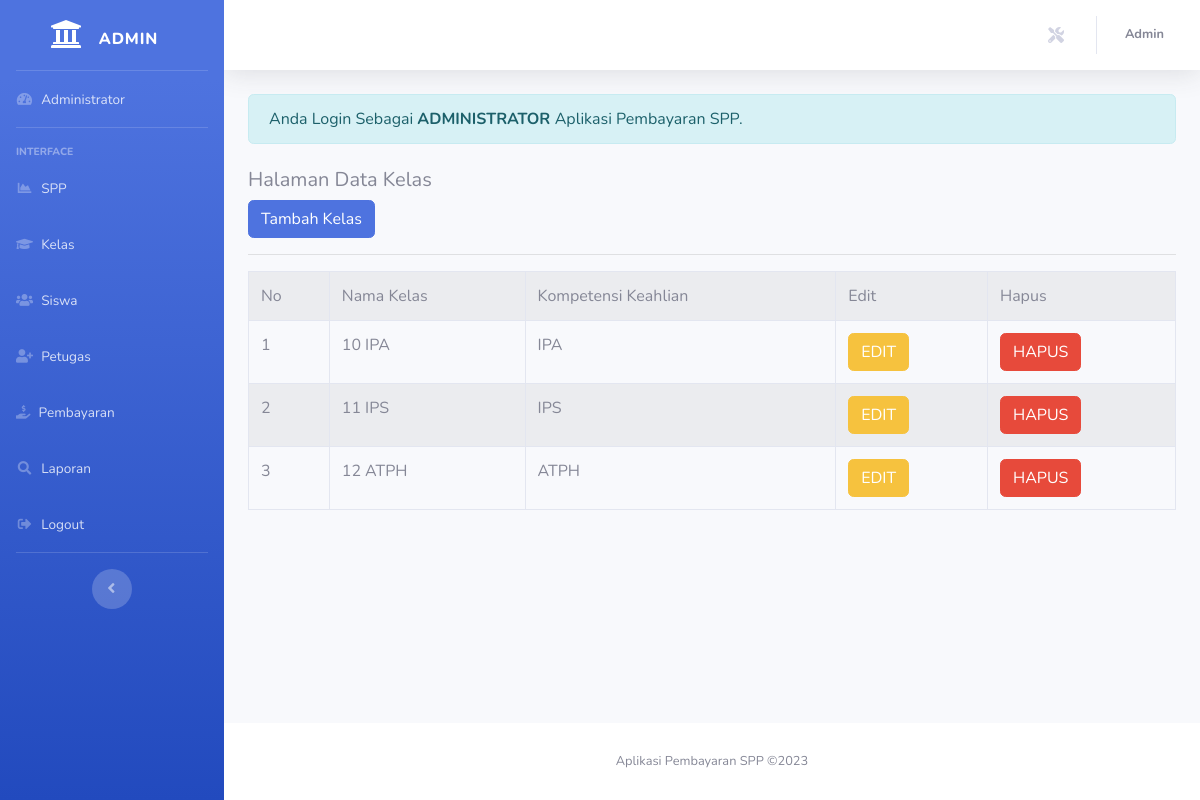
/admin/admin.php?url=kelas (signed in), run on the app's committed database.
### tables this page shows
CREATE TABLE `kelas` (
  `id_kelas` int(11) NOT NULL,
  `nama_kelas` varchar(10) NOT NULL,
  `kompetensi_keahlian` varchar(50) NOT NULL
);

### admin/kelas.php (the view)
<h5>Halaman Data Kelas</h5>
<a href="?url=tambah-kelas" class="btn btn-primary"> Tambah Kelas </a>
<hr>
<table class="table table-striped table-bordered">
    <tr class="fw-bold">
        <td>No</td>
        <td> Nama Kelas</td>
        <td> Kompetensi Keahlian</td>
        <td>Edit</td>
        <td>Hapus</td>
    </tr>
    <?php
        include'../koneksi.php';
        $no = 1;
        $sql = "SELECT*FROM kelas ORDER BY id_kelas DESC";
        $query = mysqli_query($koneksi, $sql);
        foreach ($query as $data ){ ?>
            <tr>
                <td><?php echo $no++; ?></td>
                <td><?php echo $data['nama_kelas'] ?></td>
                <td><?php echo $data['kompetensi_keahlian'] ?></td>
                <td>
                    <a href="?url=edit-kelas&id_kelas=<?= $data['id_kelas'] ?>" class='btn btn-warning'> EDIT </a>
                </td>
                <td>
                    <a onclick="return confirm('Apakah Anda Yakin Ingin Menghapus Data')" href="?url=hapus-kelas&id_kelas=<?= $data['id_kelas'] ?>" class='btn btn-danger'> HAPUS </a>
                </td>
            </tr>
      <?php } ?>
</table>

### data on the page
kelas: nama_kelas "10 IPA", kompetensi_keahlian "IPA"
kelas: nama_kelas "11 IPS", kompetensi_keahlian "IPS"
kelas: nama_kelas "12 ATPH", kompetensi_keahlian "ATPH"

### other printed values
$_SESSION['level'] "Admin"
